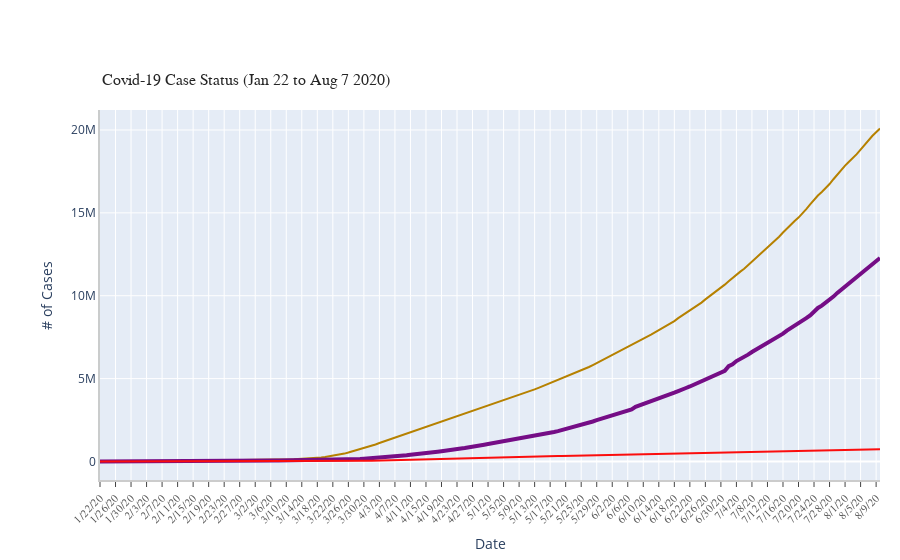

The notebook cell saved with this chart:
### Code cell
ts_array = [confimed_agg_ts, recovered_agg_ts, death_agg_ts]
labels = ['Confirmed', 'Recovered', 'Deaths']
colors = [color_arr[6],  color_arr[7], color_arr[3]]
mode_size = [8, 12, 8]
line_size = [2, 4, 2]

#drawplot function as aforementioned
fig2 = draw_plot(ts_array = ts_array, 
                  ts_label = labels , 
                  title = "Covid-19 Case Status (Jan 22 to Aug 7 2020)",
                  colors = colors, mode_size = mode_size, 
                  line_size = line_size , 
                  x_axis_title = "Date" , 
                  y_axis_title = "# of Cases", 
                  tickangle = 315, 
                  yaxis_type = "", additional_annotations=[])

fig2.show()

### Figure 1 — Plotly figure (JSON) as saved in the notebook; plotly's stock layout.template omitted (floating-point values rounded to 4 significant figures; data arrays with more than 128 entries replaced by an {"elided": "..."} marker saying what was removed)
{"data": [{"connectgaps": true, "line": {"color": "#B68100", "width": 2}, "name": "Confirmed", "type": "scatter", "x": {"elided": "202 str values"}, "y": {"elided": "202 int values"}}, {"connectgaps": true, "line": {"color": "#750D86", "width": 4}, "name": "Recovered", "type": "scatter", "x": {"elided": "202 str values"}, "y": {"elided": "202 int values"}}, {"connectgaps": true, "line": {"color": "#FB0D0D", "width": 2}, "name": "Deaths", "type": "scatter", "x": {"elided": "202 str values"}, "y": {"elided": "202 int values"}}], "layout": {"annotations": [{"font": {"color": "rgb(37,37,37)", "family": "Arial", "size": 16}, "showarrow": false, "text": "Covid-19 Case Status (Jan 22 to Aug 7 2020)", "x": 0, "xanchor": "left", "xref": "paper", "y": 1.05, "yanchor": "bottom", "yref": "paper"}], "autosize": true, "margin": {"autoexpand": false, "l": 100, "r": 20, "t": 110}, "showlegend": true, "xaxis": {"linecolor": "rgb(204, 204, 204)", "linewidth": 2, "showgrid": true, "showline": true, "showticklabels": true, "tickangle": -45, "tickfont": {"color": "rgb(84, 84, 84)", "family": "Calibri", "size": 11}, "ticks": "outside", "title": {"text": "Date"}}, "yaxis": {"linecolor": "rgb(202, 204,204)", "linewidth": 2, "showgrid": true, "showline": true, "showticklabels": true, "title": {"text": "# of Cases"}}}}
